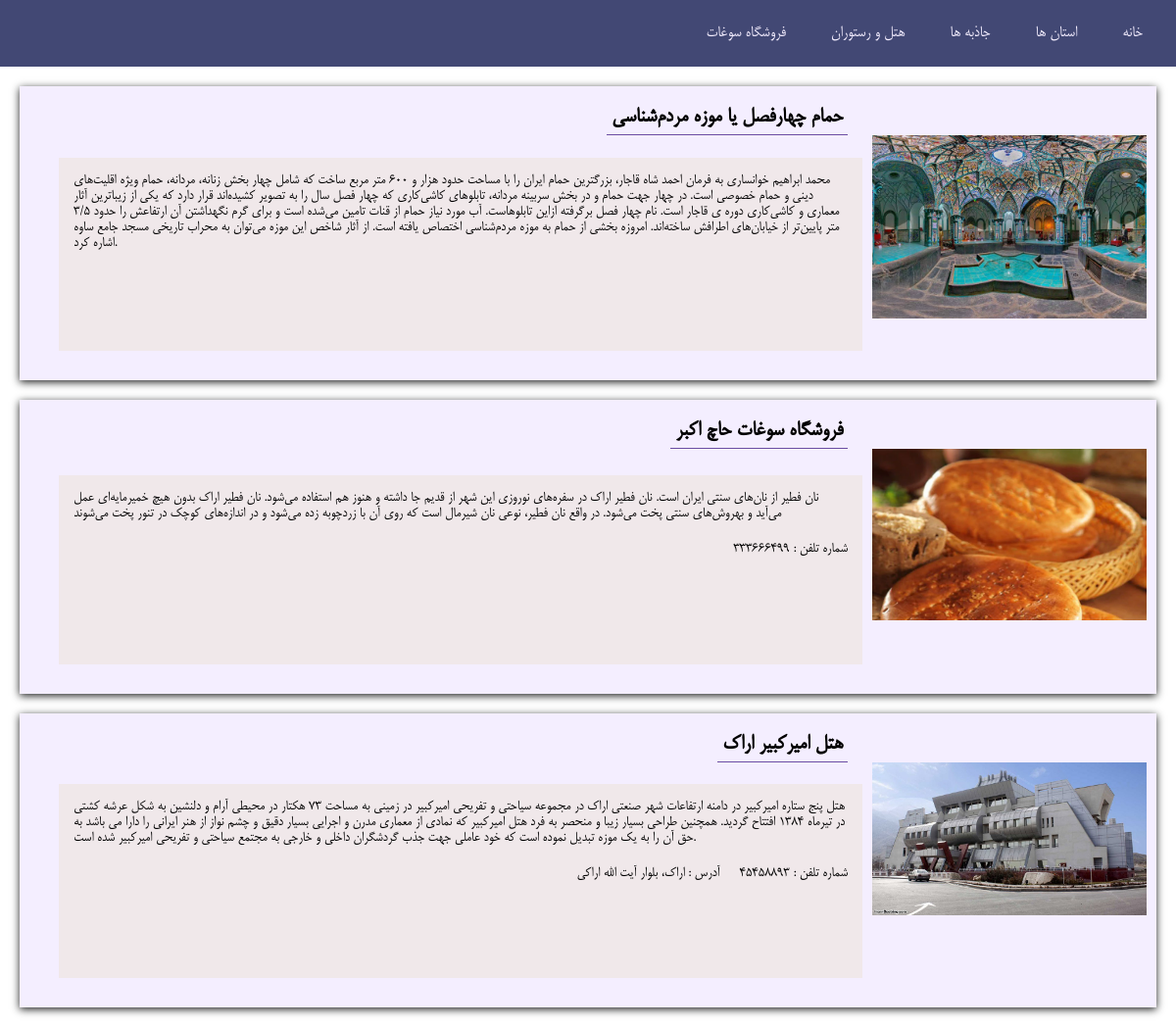
The page /cities-detail/1 on the database its author committed.
### irantourism/models.py (models this page shows, shortened)
class TouristAttraction(models.Model):
    name = models.CharField(max_length=100)
    description = models.TextField()
    image = models.ImageField()
    adress = models.CharField(max_length=250, null=False)
    type_of_attraction = models.ForeignKey(
        TypeOfAttraction, on_delete=models.CASCADE)
    city = models.ForeignKey(City, on_delete=models.CASCADE)

class Souvenir(models.Model):
    name = models.CharField(max_length=100)
    phone_num = models.CharField(max_length=11)
    description = models.TextField()
    image = models.ImageField()
    city = models.ForeignKey(City, on_delete=models.CASCADE)

class HotelAndRestaurants(models.Model):
    HOTEL_OR_RESTAURANT = [
        ('HOTEL', 'Hotel'),
        ('RESTAURANT', 'Restaurant')
    ]
    type_of_building = models.CharField(max_length=20,
                                        choices=HOTEL_OR_RESTAURANT, default='HOTEL')
    name = models.CharField(max_length=100, null=False)
    adress = models.CharField(max_length=250, null=False)
    description = models.TextField()
    phone_num = models.CharField(max_length=11)
    image = models.ImageField()
    city = models.ForeignKey(City, on_delete=models.CASCADE)

### irantourism/views.py (the view)
# urls.py: path('cities-detail/<int:id>', views.show_cities_detail),
def show_cities_detail(request, id):
    state = State.objects.all()
    city_tour = TouristAttraction.objects.all().filter(city=id)
    city_souv = Souvenir.objects.all().filter(city=id)
    city_hotel = HotelAndRestaurants.objects.all().filter(city=id)
    return render(request, 'irantourism/detail.html', {
        'city_tour': city_tour,
        'city_souv': city_souv,
        'city_hotel': city_hotel,
        'states': state,
        'title': 'details'
    })

### irantourism/models.py (called while the page is built)
    def __str__(self) -> str:
        return self.name

### irantourism/templates/irantourism/detail.html (shortened to what this page needs)
{% extends "base.html" %}
{% load static %}
{% block css_files %}
    <link rel='stylesheet' href="{% static 'irantourism/detail.css'%}">
{% endblock css_files %}
{% block page_body %}
    <div>
        {% include "irantourism/includes/header.html" with st=states %}
    </div>
    <div>
        {% for item in city_tour %}
        <div class="list-item">
            <div class="item-pic">
                <img src="{{item.image.url}}"></img>
            </div>
            <div class="item-title">
                <h2>{{item.name}}</h2>
            </div>
            <div class="item-detail">
                <p>{{ item.description }}</p>
            </div>
        </div>
        {% endfor %}
    </div>
    <div>
        {% for item in city_souv %}
        <div class="list-item">
            <div class="item-pic">
                <img src="{{item.image.url}}"></img>
            </div>
            <div class="item-title">
                <h2>{{item.name}}</h2>
            </div>
            <div class="item-detail">
                <p>{{ item.description }}</p>
                <p>{{ item.phone_num }} : شماره تلفن</p>
            </div>
        </div>
        {% endfor %}
    </div>
    <div>
        {% for item in city_hotel %}
        <div class="list-item">
            <div class="item-pic">
                <img src="{{item.image.url}}"></img>
            </div>
            <div class="item-title">
                <h2>{{item.name}}</h2>
            </div>
            <div class="item-detail">
                <p>{{ item.description }}</p>
                <p>{{ item.phone_num }} : شماره تلفن</p>
                <p>  آدرس : {{ item.adress }} </p>
            </div>
        </div>
        {% endfor %}
    </div>
{% endblock page_body %}

### irantourism/static/irantourism/detail.css (style rules this page uses)
.list-item { display: grid; height: 300px; grid-template-areas: 'title title title pic' 'detail detail detail pic' 'detail detail detail pic'; background-color: #F4EEFF; margin: 20px; box-shadow: 0 2px 8px #1f2020; }
.item-pic > img { width: 300px; padding: 10px; float: right; margin-top: 40px; }
.item-pic { grid-area: pic; }
.item-title { grid-area: title; height: 20px; padding: 5px; margin: 5px; }
.item-title > h2 { float: right; padding: 5px; margin: 5px; border-bottom: 1px solid #6b4da3; }
.item-detail { background-color: rgba(233, 223, 203, 0.4); padding: 5px; margin-left: 40px; margin-bottom: 30px; grid-area: detail; }
.item-detail > p { float: right; padding: 5px; margin: 5px; }

### irantourism/static/irantourism/header.css (style rules this page uses)
* { margin: 0; padding: 0; box-sizing: border-box; }
body { font-family: "Mitra"; }

### rows shown on the page
TouristAttraction: image (picture), name "حمام چهارفصل یا موزه مردم‌شناسی", description "محمد ابراهیم خوانساری به فرمان احمد شاه قاجار، بزرگترین حمام ایران را با مساحت حدود هزار و ۶۰۰ متر مربع ساخت که شامل چهار بخش زنانه، مردانه، حمام ویژه اقلیت‌های دینی و حمام خصوصی است. در چهار جهت حمام و در بخش سربینه مردانه، تابلوهای کاشی‌کاری که چهار فصل سال را به تصویر کشیده‌اند قرار دارد که یکی از زیباترین آثار معماری و کاشی‌کاری دوره ی قاجار است. نام چهار فصل برگرفته ازاین تابلوهاست. آب مورد نیاز حمام از قنات تامین می‌شده است و برای گرم نگهداشتن آن ارتفاعش را حدود ۳/۵ متر پایین‌تر از خیابان‌های اطرافش ساخته‌اند. امروزه بخشی از حمام به موزه مردم‌شناسی اختصاص یافته است. از آثار شاخص این موزه می‌توان به محراب تاریخی مسجد جامع ساوه اشاره کرد."
Souvenir: image (picture), name "فروشگاه سوغات حاچ اکبر", description "نان فطیر از نان‌های سنتی ایران است. نان فطیر اراک در سفره‌های نوروزی این شهر از قدیم جا داشته و هنوز هم استفاده می‌شود. نان فطیر اراک بدون هیچ خمیرمایه‌ای عمل می‌آید و بهروش‌های سنتی پخت می‌شود. در واقع نان فطیر، نوعی نان شیرمال است که روی آن با زردچوبه زده می‌شود و در اندازه‌های کوچک در تنور پخت می‌شوند", phone_num "333666499"
HotelAndRestaurants: image (picture), name "هتل امیرکبیر اراک", description "هتل پنج ستاره امیرکبیر در دامنه ارتفاعات شهر صنعتی اراک در مجموعه سیاحتی و تفریحی امیرکبیر در زمینی به مساحت ۷۳ هکتار در محیطی آرام و دلنشین به شکل عرشه کشتی در تیرماه ۱۳۸۴ افتتاح گردید. همچنین طراحی بسیار زیبا و منحصر به فرد هتل امیرکبیر که نمادی از معماری مدرن و اجرایی بسیار دقیق و چشم نواز از هنر ایرانی را دارا می باشد به حق آن را به یک موزه تبدیل نموده است که خود عاملی جهت جذب گردشگران داخلی و خارجی به مجتمع سیاحتی و تفریحی امیرکبیر شده است.", phone_num "45458893", adress "اراک، بلوار آیت الله اراکی"
